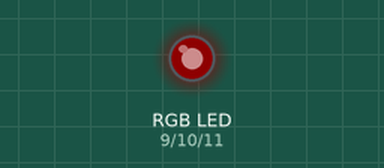
This sketch was run on a simulated Arduino Uno, built with avr-gcc and run on an emulated ATmega328P. Shown: an RGB LED mixed from three pins (HIGH = lit). Dim RGB values are drawn brighter than linear.

Above: at 0.15 s.
At 3.75 s:
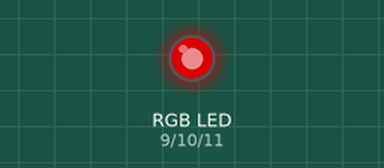
At 7.2 s:
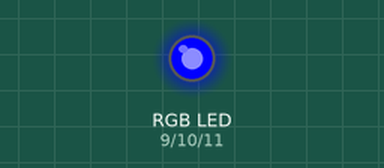
At 12.49 s:
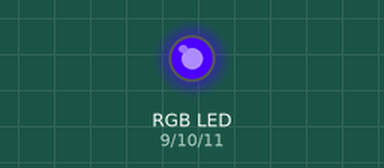
At 21.4 s:
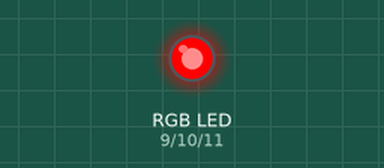
At 38.7 s:
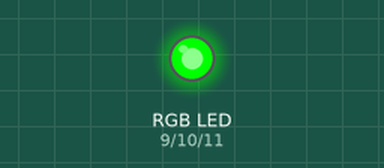
Timing chart, 0 to 40.0 s (numbered marks = the images above):
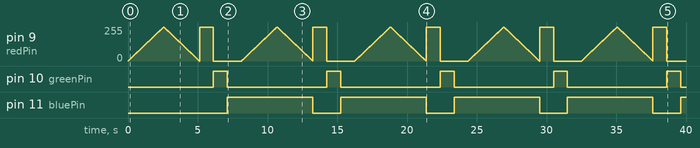

Measured:
- by itself, pin 10 (greenPin): alternates HIGH for 1.0 s and LOW for 7.1 s
- by itself, pin 11 (bluePin): alternates HIGH for 6.1 s and LOW for 2.0 s

The sketch:

Part3_Breathing_light.ino
```cpp
// Define RGB LED pins
int redPin = 9;    // Red pin connected to digital pin 9
int greenPin = 10; // Green pin connected to digital pin 10
int bluePin = 11;  // Blue pin connected to digital pin 11

void setup() {
  // Set all RGB pins as OUTPUT mode
  pinMode(redPin, OUTPUT);
  pinMode(greenPin, OUTPUT);
  pinMode(bluePin, OUTPUT);
}

/*
 Breathing light function - creates smooth fade effect
 pin - Target pin to control
 start - Starting brightness (0-255)
 end - Ending brightness (0-255)
 */

void breathe(int pin, int start, int end) {
  int step = (start < end) ? 1 : -1;  // Determine step direction (fade in or fade out)

  // Loop through brightness values from start to end
  for (int i = start; (step > 0 && i <= end) || (step < 0 && i >= end); i += step) {
    analogWrite(pin, i);  // Analog write (PWM) to control brightness
    delay(10);            // Delay to control breathing speed
  }
}

/*
 Function to set RGB LED color using PWM
 r - Red intensity (0-255, where 255 is maximum brightness)
 g - Green intensity (0-255, where 255 is maximum brightness)
 b - Blue intensity (0-255, where 255 is maximum brightness)
 */

void setColor(int r, int g, int b) {
  analogWrite(redPin, r);    // Set red LED intensity
  analogWrite(greenPin, g);  // Set green LED intensity
  analogWrite(bluePin, b);   // Set blue LED intensity
}

void loop() {
  // Breathing light effect (using red as example, can be extended to green and blue)
  breathe(redPin, 0, 255);  // Red fades from dark to bright
  breathe(redPin, 255, 0);  // Red fades from bright to dark

  // Color cycle (Red → Green → Blue → Red)
  setColor(255, 0, 0);    // Red color
  delay(1000);           // Hold for 1 second
  setColor(0, 255, 0);    // Green color
  delay(1000);
  setColor(0, 0, 255);    // Blue color
  delay(1000);
}
```
